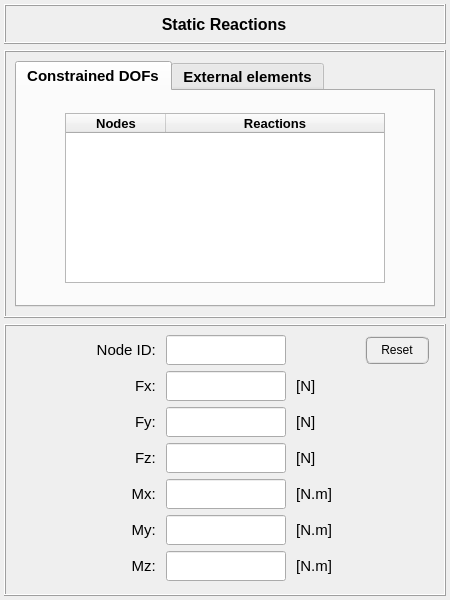
<?xml version="1.0" encoding="UTF-8"?>
<ui version="4.0">
 <class>Dialog</class>
 <widget class="QDialog" name="Dialog">
  <property name="geometry">
   <rect>
    <x>0</x>
    <y>0</y>
    <width>450</width>
    <height>600</height>
   </rect>
  </property>
  <property name="minimumSize">
   <size>
    <width>340</width>
    <height>326</height>
   </size>
  </property>
  <property name="maximumSize">
   <size>
    <width>450</width>
    <height>600</height>
   </size>
  </property>
  <property name="windowTitle">
   <string>Dialog</string>
  </property>
  <layout class="QGridLayout" name="gridLayout_3">
   <property name="leftMargin">
    <number>4</number>
   </property>
   <property name="topMargin">
    <number>4</number>
   </property>
   <property name="rightMargin">
    <number>4</number>
   </property>
   <property name="bottomMargin">
    <number>4</number>
   </property>
   <item row="2" column="0">
    <widget class="QFrame" name="frame_2">
     <property name="minimumSize">
      <size>
       <width>0</width>
       <height>272</height>
      </size>
     </property>
     <property name="maximumSize">
      <size>
       <width>16777215</width>
       <height>272</height>
      </size>
     </property>
     <property name="frameShape">
      <enum>QFrame::Box</enum>
     </property>
     <property name="frameShadow">
      <enum>QFrame::Raised</enum>
     </property>
     <layout class="QGridLayout" name="gridLayout_5">
      <property name="leftMargin">
       <number>0</number>
      </property>
      <property name="topMargin">
       <number>0</number>
      </property>
      <property name="rightMargin">
       <number>0</number>
      </property>
      <property name="bottomMargin">
       <number>0</number>
      </property>
      <property name="spacing">
       <number>0</number>
      </property>
      <item row="0" column="0">
       <widget class="QFrame" name="frame_responses">
        <property name="minimumSize">
         <size>
          <width>0</width>
          <height>260</height>
         </size>
        </property>
        <property name="maximumSize">
         <size>
          <width>16777215</width>
          <height>260</height>
         </size>
        </property>
        <property name="frameShape">
         <enum>QFrame::NoFrame</enum>
        </property>
        <property name="frameShadow">
         <enum>QFrame::Raised</enum>
        </property>
        <layout class="QGridLayout" name="gridLayout_2">
         <property name="leftMargin">
          <number>0</number>
         </property>
         <property name="topMargin">
          <number>0</number>
         </property>
         <property name="rightMargin">
          <number>0</number>
         </property>
         <property name="bottomMargin">
          <number>0</number>
         </property>
         <property name="verticalSpacing">
          <number>1</number>
         </property>
         <item row="1" column="3">
          <widget class="QLabel" name="label_8">
           <property name="minimumSize">
            <size>
             <width>52</width>
             <height>30</height>
            </size>
           </property>
           <property name="maximumSize">
            <size>
             <width>52</width>
             <height>30</height>
            </size>
           </property>
           <property name="font">
            <font>
             <pointsize>11</pointsize>
             <weight>50</weight>
             <bold>false</bold>
            </font>
           </property>
           <property name="text">
            <string> [N]</string>
           </property>
           <property name="alignment">
            <set>Qt::AlignLeading|Qt::AlignLeft|Qt::AlignVCenter</set>
           </property>
          </widget>
         </item>
         <item row="0" column="2">
          <widget class="QLineEdit" name="lineEdit_node_id">
           <property name="minimumSize">
            <size>
             <width>120</width>
             <height>30</height>
            </size>
           </property>
           <property name="maximumSize">
            <size>
             <width>120</width>
             <height>30</height>
            </size>
           </property>
           <property name="sizeIncrement">
            <size>
             <width>0</width>
             <height>0</height>
            </size>
           </property>
           <property name="baseSize">
            <size>
             <width>0</width>
             <height>0</height>
            </size>
           </property>
           <property name="font">
            <font>
             <pointsize>10</pointsize>
             <weight>75</weight>
             <bold>true</bold>
            </font>
           </property>
           <property name="styleSheet">
            <string notr="true"/>
           </property>
           <property name="alignment">
            <set>Qt::AlignCenter</set>
           </property>
          </widget>
         </item>
         <item row="3" column="1">
          <widget class="QLabel" name="label_4">
           <property name="minimumSize">
            <size>
             <width>88</width>
             <height>30</height>
            </size>
           </property>
           <property name="maximumSize">
            <size>
             <width>88</width>
             <height>30</height>
            </size>
           </property>
           <property name="font">
            <font>
             <pointsize>11</pointsize>
             <weight>50</weight>
             <bold>false</bold>
            </font>
           </property>
           <property name="text">
            <string>Fz: </string>
           </property>
           <property name="alignment">
            <set>Qt::AlignRight|Qt::AlignTrailing|Qt::AlignVCenter</set>
           </property>
          </widget>
         </item>
         <item row="4" column="1">
          <widget class="QLabel" name="label_5">
           <property name="minimumSize">
            <size>
             <width>88</width>
             <height>30</height>
            </size>
           </property>
           <property name="maximumSize">
            <size>
             <width>88</width>
             <height>30</height>
            </size>
           </property>
           <property name="font">
            <font>
             <pointsize>11</pointsize>
             <weight>50</weight>
             <bold>false</bold>
            </font>
           </property>
           <property name="text">
            <string>Mx: </string>
           </property>
           <property name="alignment">
            <set>Qt::AlignRight|Qt::AlignTrailing|Qt::AlignVCenter</set>
           </property>
          </widget>
         </item>
         <item row="2" column="3">
          <widget class="QLabel" name="label_9">
           <property name="minimumSize">
            <size>
             <width>52</width>
             <height>30</height>
            </size>
           </property>
           <property name="maximumSize">
            <size>
             <width>52</width>
             <height>30</height>
            </size>
           </property>
           <property name="font">
            <font>
             <pointsize>11</pointsize>
             <weight>50</weight>
             <bold>false</bold>
            </font>
           </property>
           <property name="text">
            <string> [N]</string>
           </property>
           <property name="alignment">
            <set>Qt::AlignLeading|Qt::AlignLeft|Qt::AlignVCenter</set>
           </property>
          </widget>
         </item>
         <item row="2" column="2">
          <widget class="QLineEdit" name="lineEdit_reaction_fy">
           <property name="minimumSize">
            <size>
             <width>120</width>
             <height>30</height>
            </size>
           </property>
           <property name="maximumSize">
            <size>
             <width>120</width>
             <height>30</height>
            </size>
           </property>
           <property name="sizeIncrement">
            <size>
             <width>0</width>
             <height>0</height>
            </size>
           </property>
           <property name="baseSize">
            <size>
             <width>0</width>
             <height>0</height>
            </size>
           </property>
           <property name="font">
            <font>
             <pointsize>10</pointsize>
            </font>
           </property>
           <property name="toolTip">
            <string>Force Fy reaction</string>
           </property>
           <property name="alignment">
            <set>Qt::AlignCenter</set>
           </property>
          </widget>
         </item>
         <item row="0" column="4">
          <widget class="QFrame" name="frame_4">
           <property name="frameShape">
            <enum>QFrame::NoFrame</enum>
           </property>
           <property name="frameShadow">
            <enum>QFrame::Raised</enum>
           </property>
           <layout class="QGridLayout" name="gridLayout_10">
            <property name="leftMargin">
             <number>0</number>
            </property>
            <property name="topMargin">
             <number>0</number>
            </property>
            <property name="rightMargin">
             <number>0</number>
            </property>
            <property name="bottomMargin">
             <number>0</number>
            </property>
            <property name="spacing">
             <number>0</number>
            </property>
            <item row="0" column="0">
             <widget class="QPushButton" name="pushButton_reset">
              <property name="minimumSize">
               <size>
                <width>64</width>
                <height>28</height>
               </size>
              </property>
              <property name="maximumSize">
               <size>
                <width>64</width>
                <height>28</height>
               </size>
              </property>
              <property name="styleSheet">
               <string notr="true">QPushButton{border-radius: 6px; border-color: rgb(150, 150, 150); border-style: ridge; border-width: 2px; color: rgb(0, 0, 0); background-color: rgb(240, 240, 240); font: 75 bold 10pt &quot;MS Shell Dlg 2&quot;}
QPushButton:hover{border-radius: 6px; border-color: rgb(0, 170, 255); border-style: ridge; border-width: 2px; color: rgb(0, 0, 0); background-color: rgba(174, 213, 255, 100); font: 75 bold 10pt &quot;MS Shell Dlg 2&quot;}
QPushButton:pressed{border-radius: 6px; border-color: rgb(0, 170, 255); border-style: ridge; border-width: 3px; color: rgb(0, 0, 0); background-color: rgb(174, 213, 255); font: 75 bold 10pt &quot;MS Shell Dlg 2&quot;}</string>
              </property>
              <property name="text">
               <string>Reset</string>
              </property>
             </widget>
            </item>
           </layout>
          </widget>
         </item>
         <item row="0" column="0">
          <widget class="QFrame" name="frame_3">
           <property name="minimumSize">
            <size>
             <width>60</width>
             <height>0</height>
            </size>
           </property>
           <property name="maximumSize">
            <size>
             <width>60</width>
             <height>16777215</height>
            </size>
           </property>
           <property name="frameShape">
            <enum>QFrame::NoFrame</enum>
           </property>
           <property name="frameShadow">
            <enum>QFrame::Raised</enum>
           </property>
          </widget>
         </item>
         <item row="0" column="3">
          <widget class="QFrame" name="frame">
           <property name="minimumSize">
            <size>
             <width>52</width>
             <height>30</height>
            </size>
           </property>
           <property name="maximumSize">
            <size>
             <width>52</width>
             <height>30</height>
            </size>
           </property>
           <property name="frameShape">
            <enum>QFrame::NoFrame</enum>
           </property>
           <property name="frameShadow">
            <enum>QFrame::Raised</enum>
           </property>
          </widget>
         </item>
         <item row="3" column="3">
          <widget class="QLabel" name="label_10">
           <property name="minimumSize">
            <size>
             <width>52</width>
             <height>30</height>
            </size>
           </property>
           <property name="maximumSize">
            <size>
             <width>52</width>
             <height>30</height>
            </size>
           </property>
           <property name="font">
            <font>
             <pointsize>11</pointsize>
             <weight>50</weight>
             <bold>false</bold>
            </font>
           </property>
           <property name="text">
            <string> [N]</string>
           </property>
           <property name="alignment">
            <set>Qt::AlignLeading|Qt::AlignLeft|Qt::AlignVCenter</set>
           </property>
          </widget>
         </item>
         <item row="0" column="1">
          <widget class="QLabel" name="label_14">
           <property name="minimumSize">
            <size>
             <width>88</width>
             <height>30</height>
            </size>
           </property>
           <property name="maximumSize">
            <size>
             <width>88</width>
             <height>30</height>
            </size>
           </property>
           <property name="font">
            <font>
             <pointsize>11</pointsize>
             <weight>50</weight>
             <bold>false</bold>
            </font>
           </property>
           <property name="text">
            <string>Node ID: </string>
           </property>
           <property name="alignment">
            <set>Qt::AlignRight|Qt::AlignTrailing|Qt::AlignVCenter</set>
           </property>
          </widget>
         </item>
         <item row="3" column="2">
          <widget class="QLineEdit" name="lineEdit_reaction_fz">
           <property name="minimumSize">
            <size>
             <width>120</width>
             <height>30</height>
            </size>
           </property>
           <property name="maximumSize">
            <size>
             <width>120</width>
             <height>30</height>
            </size>
           </property>
           <property name="sizeIncrement">
            <size>
             <width>0</width>
             <height>0</height>
            </size>
           </property>
           <property name="baseSize">
            <size>
             <width>0</width>
             <height>0</height>
            </size>
           </property>
           <property name="font">
            <font>
             <pointsize>10</pointsize>
            </font>
           </property>
           <property name="toolTip">
            <string>Force Fz reaction</string>
           </property>
           <property name="alignment">
            <set>Qt::AlignCenter</set>
           </property>
          </widget>
         </item>
         <item row="6" column="2">
          <widget class="QLineEdit" name="lineEdit_reaction_mz">
           <property name="minimumSize">
            <size>
             <width>120</width>
             <height>30</height>
            </size>
           </property>
           <property name="maximumSize">
            <size>
             <width>120</width>
             <height>30</height>
            </size>
           </property>
           <property name="sizeIncrement">
            <size>
             <width>0</width>
             <height>0</height>
            </size>
           </property>
           <property name="baseSize">
            <size>
             <width>0</width>
             <height>0</height>
            </size>
           </property>
           <property name="font">
            <font>
             <pointsize>10</pointsize>
            </font>
           </property>
           <property name="toolTip">
            <string>Moment Mz reaction</string>
           </property>
           <property name="alignment">
            <set>Qt::AlignCenter</set>
           </property>
          </widget>
         </item>
         <item row="6" column="3">
          <widget class="QLabel" name="label_13">
           <property name="minimumSize">
            <size>
             <width>52</width>
             <height>30</height>
            </size>
           </property>
           <property name="maximumSize">
            <size>
             <width>52</width>
             <height>30</height>
            </size>
           </property>
           <property name="font">
            <font>
             <pointsize>11</pointsize>
             <weight>50</weight>
             <bold>false</bold>
            </font>
           </property>
           <property name="text">
            <string> [N.m]</string>
           </property>
           <property name="alignment">
            <set>Qt::AlignLeading|Qt::AlignLeft|Qt::AlignVCenter</set>
           </property>
          </widget>
         </item>
         <item row="5" column="1">
          <widget class="QLabel" name="label_6">
           <property name="minimumSize">
            <size>
             <width>88</width>
             <height>30</height>
            </size>
           </property>
           <property name="maximumSize">
            <size>
             <width>88</width>
             <height>30</height>
            </size>
           </property>
           <property name="font">
            <font>
             <pointsize>11</pointsize>
             <weight>50</weight>
             <bold>false</bold>
            </font>
           </property>
           <property name="text">
            <string>My: </string>
           </property>
           <property name="alignment">
            <set>Qt::AlignRight|Qt::AlignTrailing|Qt::AlignVCenter</set>
           </property>
          </widget>
         </item>
         <item row="4" column="2">
          <widget class="QLineEdit" name="lineEdit_reaction_mx">
           <property name="minimumSize">
            <size>
             <width>120</width>
             <height>30</height>
            </size>
           </property>
           <property name="maximumSize">
            <size>
             <width>120</width>
             <height>30</height>
            </size>
           </property>
           <property name="sizeIncrement">
            <size>
             <width>0</width>
             <height>0</height>
            </size>
           </property>
           <property name="baseSize">
            <size>
             <width>0</width>
             <height>0</height>
            </size>
           </property>
           <property name="font">
            <font>
             <pointsize>10</pointsize>
            </font>
           </property>
           <property name="toolTip">
            <string>Moment Mx reaction</string>
           </property>
           <property name="alignment">
            <set>Qt::AlignCenter</set>
           </property>
          </widget>
         </item>
         <item row="1" column="1">
          <widget class="QLabel" name="label_2">
           <property name="minimumSize">
            <size>
             <width>88</width>
             <height>30</height>
            </size>
           </property>
           <property name="maximumSize">
            <size>
             <width>88</width>
             <height>30</height>
            </size>
           </property>
           <property name="font">
            <font>
             <pointsize>11</pointsize>
             <weight>50</weight>
             <bold>false</bold>
            </font>
           </property>
           <property name="text">
            <string>Fx: </string>
           </property>
           <property name="alignment">
            <set>Qt::AlignRight|Qt::AlignTrailing|Qt::AlignVCenter</set>
           </property>
          </widget>
         </item>
         <item row="1" column="2">
          <widget class="QLineEdit" name="lineEdit_reaction_fx">
           <property name="minimumSize">
            <size>
             <width>120</width>
             <height>30</height>
            </size>
           </property>
           <property name="maximumSize">
            <size>
             <width>120</width>
             <height>30</height>
            </size>
           </property>
           <property name="sizeIncrement">
            <size>
             <width>0</width>
             <height>0</height>
            </size>
           </property>
           <property name="baseSize">
            <size>
             <width>0</width>
             <height>0</height>
            </size>
           </property>
           <property name="font">
            <font>
             <pointsize>10</pointsize>
            </font>
           </property>
           <property name="toolTip">
            <string>Force Fx reaction</string>
           </property>
           <property name="alignment">
            <set>Qt::AlignCenter</set>
           </property>
          </widget>
         </item>
         <item row="2" column="1">
          <widget class="QLabel" name="label_3">
           <property name="minimumSize">
            <size>
             <width>88</width>
             <height>30</height>
            </size>
           </property>
           <property name="maximumSize">
            <size>
             <width>88</width>
             <height>30</height>
            </size>
           </property>
           <property name="font">
            <font>
             <pointsize>11</pointsize>
             <weight>50</weight>
             <bold>false</bold>
            </font>
           </property>
           <property name="text">
            <string>Fy: </string>
           </property>
           <property name="alignment">
            <set>Qt::AlignRight|Qt::AlignTrailing|Qt::AlignVCenter</set>
           </property>
          </widget>
         </item>
         <item row="6" column="1">
          <widget class="QLabel" name="label_7">
           <property name="minimumSize">
            <size>
             <width>88</width>
             <height>30</height>
            </size>
           </property>
           <property name="maximumSize">
            <size>
             <width>88</width>
             <height>30</height>
            </size>
           </property>
           <property name="font">
            <font>
             <pointsize>11</pointsize>
             <weight>50</weight>
             <bold>false</bold>
            </font>
           </property>
           <property name="text">
            <string>Mz: </string>
           </property>
           <property name="alignment">
            <set>Qt::AlignRight|Qt::AlignTrailing|Qt::AlignVCenter</set>
           </property>
          </widget>
         </item>
         <item row="4" column="3">
          <widget class="QLabel" name="label_11">
           <property name="minimumSize">
            <size>
             <width>52</width>
             <height>30</height>
            </size>
           </property>
           <property name="maximumSize">
            <size>
             <width>52</width>
             <height>30</height>
            </size>
           </property>
           <property name="font">
            <font>
             <pointsize>11</pointsize>
             <weight>50</weight>
             <bold>false</bold>
            </font>
           </property>
           <property name="text">
            <string> [N.m]</string>
           </property>
           <property name="alignment">
            <set>Qt::AlignLeading|Qt::AlignLeft|Qt::AlignVCenter</set>
           </property>
          </widget>
         </item>
         <item row="5" column="3">
          <widget class="QLabel" name="label_12">
           <property name="minimumSize">
            <size>
             <width>52</width>
             <height>30</height>
            </size>
           </property>
           <property name="maximumSize">
            <size>
             <width>52</width>
             <height>30</height>
            </size>
           </property>
           <property name="font">
            <font>
             <pointsize>11</pointsize>
             <weight>50</weight>
             <bold>false</bold>
            </font>
           </property>
           <property name="text">
            <string> [N.m]</string>
           </property>
           <property name="alignment">
            <set>Qt::AlignLeading|Qt::AlignLeft|Qt::AlignVCenter</set>
           </property>
          </widget>
         </item>
         <item row="5" column="2">
          <widget class="QLineEdit" name="lineEdit_reaction_my">
           <property name="minimumSize">
            <size>
             <width>120</width>
             <height>30</height>
            </size>
           </property>
           <property name="maximumSize">
            <size>
             <width>120</width>
             <height>30</height>
            </size>
           </property>
           <property name="sizeIncrement">
            <size>
             <width>0</width>
             <height>0</height>
            </size>
           </property>
           <property name="baseSize">
            <size>
             <width>0</width>
             <height>0</height>
            </size>
           </property>
           <property name="font">
            <font>
             <pointsize>10</pointsize>
            </font>
           </property>
           <property name="toolTip">
            <string>Moment My reaction</string>
           </property>
           <property name="alignment">
            <set>Qt::AlignCenter</set>
           </property>
          </widget>
         </item>
        </layout>
       </widget>
      </item>
     </layout>
    </widget>
   </item>
   <item row="0" column="0">
    <widget class="QFrame" name="frame_title">
     <property name="minimumSize">
      <size>
       <width>0</width>
       <height>40</height>
      </size>
     </property>
     <property name="maximumSize">
      <size>
       <width>16777215</width>
       <height>40</height>
      </size>
     </property>
     <property name="frameShape">
      <enum>QFrame::Box</enum>
     </property>
     <property name="frameShadow">
      <enum>QFrame::Raised</enum>
     </property>
     <layout class="QGridLayout" name="gridLayout">
      <property name="leftMargin">
       <number>0</number>
      </property>
      <property name="topMargin">
       <number>0</number>
      </property>
      <property name="rightMargin">
       <number>2</number>
      </property>
      <property name="bottomMargin">
       <number>0</number>
      </property>
      <property name="spacing">
       <number>0</number>
      </property>
      <item row="0" column="0">
       <widget class="QLabel" name="label">
        <property name="minimumSize">
         <size>
          <width>300</width>
          <height>32</height>
         </size>
        </property>
        <property name="maximumSize">
         <size>
          <width>300</width>
          <height>32</height>
         </size>
        </property>
        <property name="font">
         <font>
          <pointsize>12</pointsize>
          <weight>75</weight>
          <bold>true</bold>
         </font>
        </property>
        <property name="frameShape">
         <enum>QFrame::NoFrame</enum>
        </property>
        <property name="frameShadow">
         <enum>QFrame::Raised</enum>
        </property>
        <property name="text">
         <string>Static Reactions</string>
        </property>
        <property name="alignment">
         <set>Qt::AlignCenter</set>
        </property>
       </widget>
      </item>
     </layout>
    </widget>
   </item>
   <item row="1" column="0">
    <widget class="QFrame" name="frame_5">
     <property name="minimumSize">
      <size>
       <width>0</width>
       <height>268</height>
      </size>
     </property>
     <property name="frameShape">
      <enum>QFrame::Box</enum>
     </property>
     <property name="frameShadow">
      <enum>QFrame::Raised</enum>
     </property>
     <layout class="QGridLayout" name="gridLayout_4">
      <item row="0" column="0">
       <widget class="QTabWidget" name="tabWidget_reactions">
        <property name="minimumSize">
         <size>
          <width>0</width>
          <height>246</height>
         </size>
        </property>
        <property name="maximumSize">
         <size>
          <width>16777215</width>
          <height>246</height>
         </size>
        </property>
        <property name="font">
         <font>
          <family>MS Shell Dlg 2</family>
          <pointsize>11</pointsize>
          <weight>75</weight>
          <italic>false</italic>
          <bold>true</bold>
         </font>
        </property>
        <property name="currentIndex">
         <number>0</number>
        </property>
        <widget class="QWidget" name="tab_constrained_dofs">
         <attribute name="title">
          <string>Constrained DOFs</string>
         </attribute>
         <layout class="QGridLayout" name="gridLayout_6">
          <item row="0" column="0">
           <widget class="QTreeWidget" name="treeWidget_reactions_at_constrained_dofs">
            <property name="minimumSize">
             <size>
              <width>320</width>
              <height>170</height>
             </size>
            </property>
            <property name="maximumSize">
             <size>
              <width>320</width>
              <height>170</height>
             </size>
            </property>
            <property name="font">
             <font>
              <family>MS Shell Dlg 2</family>
              <pointsize>9</pointsize>
              <italic>false</italic>
             </font>
            </property>
            <property name="indentation">
             <number>0</number>
            </property>
            <column>
             <property name="text">
              <string>Nodes</string>
             </property>
             <property name="font">
              <font>
               <family>MS Shell Dlg 2</family>
               <pointsize>10</pointsize>
               <weight>75</weight>
               <italic>false</italic>
               <bold>true</bold>
              </font>
             </property>
             <property name="textAlignment">
              <set>AlignCenter</set>
             </property>
            </column>
            <column>
             <property name="text">
              <string>Reactions</string>
             </property>
             <property name="font">
              <font>
               <family>MS Shell Dlg 2</family>
               <pointsize>10</pointsize>
               <weight>75</weight>
               <italic>false</italic>
               <bold>true</bold>
              </font>
             </property>
             <property name="textAlignment">
              <set>AlignCenter</set>
             </property>
            </column>
           </widget>
          </item>
         </layout>
        </widget>
        <widget class="QWidget" name="tab_external_springs_dampers">
         <attribute name="title">
          <string>External elements</string>
         </attribute>
         <layout class="QGridLayout" name="gridLayout_7">
          <item row="0" column="0">
           <widget class="QTabWidget" name="tabWidget_springs_dampers">
            <property name="font">
             <font>
              <family>MS Shell Dlg 2</family>
              <pointsize>11</pointsize>
              <weight>75</weight>
              <italic>false</italic>
              <bold>true</bold>
             </font>
            </property>
            <property name="currentIndex">
             <number>0</number>
            </property>
            <widget class="QWidget" name="tab_nodes_with_springs">
             <attribute name="title">
              <string>Reactions at springs</string>
             </attribute>
             <layout class="QGridLayout" name="gridLayout_8">
              <item row="0" column="0">
               <widget class="QTreeWidget" name="treeWidget_reactions_at_springs">
                <property name="minimumSize">
                 <size>
                  <width>320</width>
                  <height>150</height>
                 </size>
                </property>
                <property name="maximumSize">
                 <size>
                  <width>320</width>
                  <height>150</height>
                 </size>
                </property>
                <property name="font">
                 <font>
                  <family>MS Shell Dlg 2</family>
                  <pointsize>9</pointsize>
                  <weight>50</weight>
                  <italic>true</italic>
                  <bold>false</bold>
                 </font>
                </property>
                <property name="indentation">
                 <number>0</number>
                </property>
                <column>
                 <property name="text">
                  <string>Nodes</string>
                 </property>
                 <property name="font">
                  <font>
                   <family>MS Shell Dlg 2</family>
                   <pointsize>10</pointsize>
                   <weight>75</weight>
                   <italic>false</italic>
                   <bold>true</bold>
                  </font>
                 </property>
                 <property name="textAlignment">
                  <set>AlignCenter</set>
                 </property>
                </column>
                <column>
                 <property name="text">
                  <string>Reactions</string>
                 </property>
                 <property name="font">
                  <font>
                   <family>MS Shell Dlg 2</family>
                   <pointsize>10</pointsize>
                   <weight>75</weight>
                   <italic>false</italic>
                   <bold>true</bold>
                  </font>
                 </property>
                 <property name="textAlignment">
                  <set>AlignCenter</set>
                 </property>
                </column>
               </widget>
              </item>
             </layout>
            </widget>
            <widget class="QWidget" name="tab_nodes_with_dampers">
             <attribute name="title">
              <string>Reactions at dampers</string>
             </attribute>
             <layout class="QGridLayout" name="gridLayout_9">
              <item row="0" column="0">
               <widget class="QTreeWidget" name="treeWidget_reactions_at_dampers">
                <property name="minimumSize">
                 <size>
                  <width>320</width>
                  <height>150</height>
                 </size>
                </property>
                <property name="maximumSize">
                 <size>
                  <width>320</width>
                  <height>150</height>
                 </size>
                </property>
                <property name="font">
                 <font>
                  <family>MS Shell Dlg 2</family>
                  <pointsize>9</pointsize>
                  <weight>50</weight>
                  <italic>false</italic>
                  <bold>false</bold>
                 </font>
                </property>
                <property name="indentation">
                 <number>0</number>
                </property>
                <column>
                 <property name="text">
                  <string>Nodes</string>
                 </property>
                 <property name="font">
                  <font>
                   <family>MS Shell Dlg 2</family>
                   <pointsize>10</pointsize>
                   <weight>75</weight>
                   <italic>false</italic>
                   <bold>true</bold>
                  </font>
                 </property>
                 <property name="textAlignment">
                  <set>AlignCenter</set>
                 </property>
                </column>
                <column>
                 <property name="text">
                  <string>Reactions</string>
                 </property>
                 <property name="font">
                  <font>
                   <family>MS Shell Dlg 2</family>
                   <pointsize>10</pointsize>
                   <weight>75</weight>
                   <italic>false</italic>
                   <bold>true</bold>
                  </font>
                 </property>
                 <property name="textAlignment">
                  <set>AlignCenter</set>
                 </property>
                </column>
               </widget>
              </item>
             </layout>
            </widget>
           </widget>
          </item>
         </layout>
        </widget>
       </widget>
      </item>
     </layout>
    </widget>
   </item>
  </layout>
 </widget>
 <resources/>
 <connections/>
</ui>
